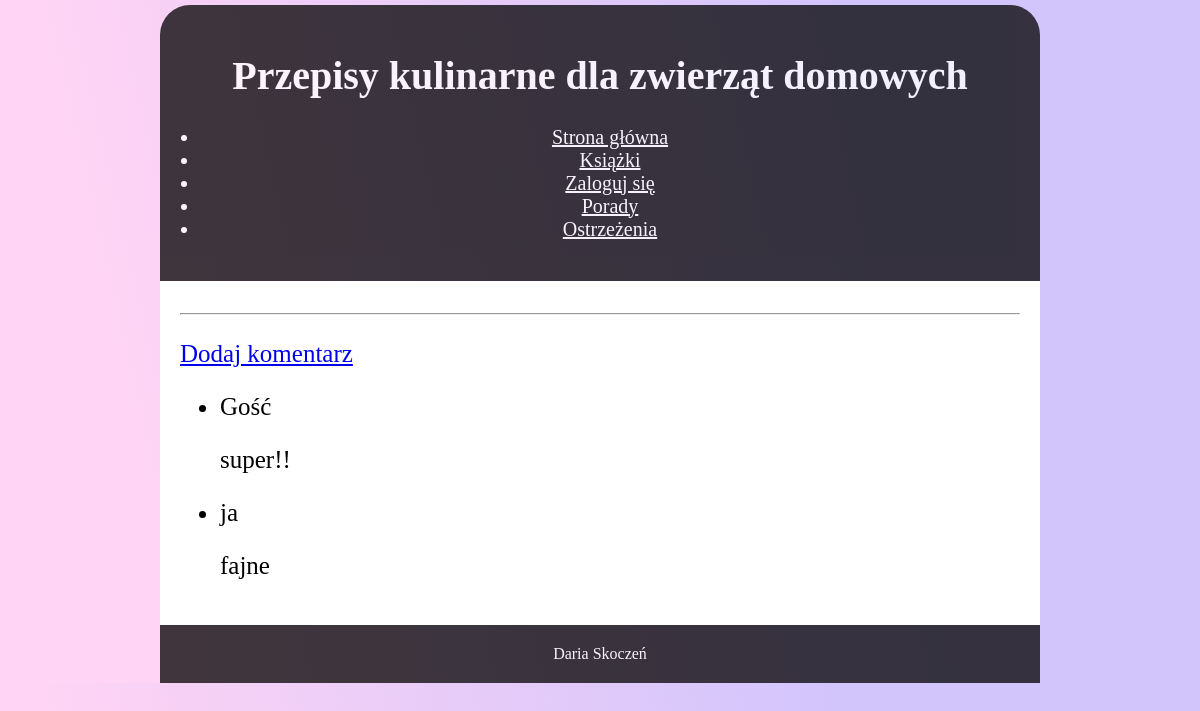
Screenshot of /recipes/comments/ with the database file from the repository.
### recipes/models.py (models this page shows, shortened)
class Comment(models.Model):
    recipe = models.ForeignKey('Recipe',null=True, to_field='title', on_delete=models.CASCADE, related_name='comments')
    author = models.CharField(max_length=200)
    text = models.TextField()
    created_date = models.DateTimeField(default=timezone.now)
    approved_comment = models.BooleanField(default=False)

### recipes/views.py (the view)
# urls.py: path('comments/', views.comments, name='comments'),
def comments(request):
    com_list = Comment.objects.all()
    context = {'com_list': com_list}
    return render(request, 'recipes/comments.html', context)

### recipes/templates/recipes/comments.html (shortened to what this page needs)
{% extends 'base.html' %}
{% block content %}
<div class="com">
    <hr>
    <p><a href="{% url 'add_comment_to_recipe' %}">Dodaj komentarz</a></p>
    {% if com_list %}
    <ul>
        {% for comment in com_list %}
        <li>{{ comment.author }} <p>{{comment.text}}</p></li>
        {% endfor %}
    </ul>
    {% else %}
    <p>Brak komentarzy.</p>
    {% endif %}
</div>
{% endblock %}

### recipes/static/recipes/style.css (style rules this page uses)
body { background: linear-gradient(13deg, #ffd4f4 14%,#d2c5fc 73%); background: -moz-linear-gradient(13deg, #ffd4f4 14%,#d2c5fc 73%); background: -webkit-linear-gradient(13deg, #ffd4f4 14%,#d2c5fc 73%); margin: 0; margin-top: 5px; }

### rows the page displays
Comment: author "Gość", text "super!!"
Comment: author "ja", text "fajne"
